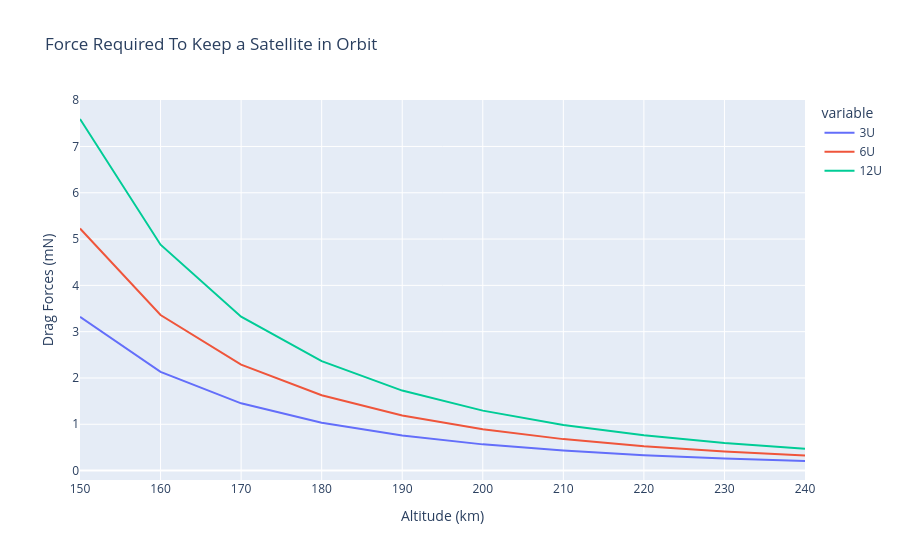

Here is the notebook cell this chart was saved with:
### Code cell
# Plot the data
import plotly.express as px

df_results = pd.DataFrame()
df_results['Altitude (km)'] = Altitudes
df_results['3U'] = df_drag_forces['(0,)'].to_numpy()
df_results['6U'] = df_drag_forces['(1,)'].to_numpy()
df_results['12U'] = df_drag_forces['(2,)'].to_numpy()

# Filter out altitudes
df_filtered = df_results[df_results["Altitude (km)"] >= 150]
df_filtered = df_filtered[df_results["Altitude (km)"] < 250]

fig = px.line(
    df_filtered, 
    x="Altitude (km)", 
    y=['3U', '6U', '12U'],
    title="Force Required To Keep a Satellite in Orbit"
    )

# newcolors = ["#0B0" "#00F" "#50F" "#A0F"];

fig.update_layout(
    yaxis_title='Drag Forces (mN)'
    )

fig.show()
fig.write_html("DragForces.html")

### Figure 1 — Plotly figure (JSON) as saved in the notebook; plotly's stock layout.template omitted (floating-point values rounded to 4 significant figures)
{"data": [{"hovertemplate": "variable=3U<br>Altitude (km)=%{x}<br>value=%{y}<extra></extra>", "legendgroup": "3U", "line": {"color": "#636efa", "dash": "solid"}, "marker": {"symbol": "circle"}, "mode": "lines", "name": "3U", "orientation": "v", "showlegend": true, "type": "scatter", "x": [150, 160, 170, 180, 190, 200, 210, 220, 230, 240], "xaxis": "x", "y": [3.319, 2.133, 1.453, 1.033, 0.7552, 0.566, 0.4313, 0.3335, 0.2614, 0.2068], "yaxis": "y"}, {"hovertemplate": "variable=6U<br>Altitude (km)=%{x}<br>value=%{y}<extra></extra>", "legendgroup": "6U", "line": {"color": "#EF553B", "dash": "solid"}, "marker": {"symbol": "circle"}, "mode": "lines", "name": "6U", "orientation": "v", "showlegend": true, "type": "scatter", "x": [150, 160, 170, 180, 190, 200, 210, 220, 230, 240], "xaxis": "x", "y": [5.228, 3.359, 2.288, 1.627, 1.19, 0.8916, 0.6794, 0.5253, 0.4117, 0.3258], "yaxis": "y"}, {"hovertemplate": "variable=12U<br>Altitude (km)=%{x}<br>value=%{y}<extra></extra>", "legendgroup": "12U", "line": {"color": "#00cc96", "dash": "solid"}, "marker": {"symbol": "circle"}, "mode": "lines", "name": "12U", "orientation": "v", "showlegend": true, "type": "scatter", "x": [150, 160, 170, 180, 190, 200, 210, 220, 230, 240], "xaxis": "x", "y": [7.593, 4.879, 3.323, 2.362, 1.728, 1.295, 0.9867, 0.763, 0.5979, 0.4732], "yaxis": "y"}], "layout": {"legend": {"title": {"text": "variable"}, "tracegroupgap": 0}, "title": {"text": "Force Required To Keep a Satellite in Orbit"}, "xaxis": {"anchor": "y", "domain": [0, 1], "title": {"text": "Altitude (km)"}}, "yaxis": {"anchor": "x", "domain": [0, 1], "title": {"text": "Drag Forces (mN)"}}}}
